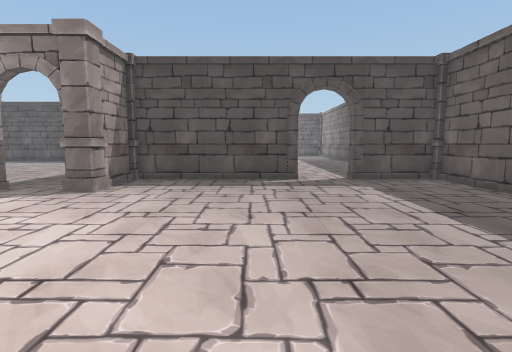
view 1 (above)

19 first-person views from a walk through a 3-D level made in the Unity game engine. The camera is 1.2 m above the floor, tilts 6° down and sees 80° across. Doors are open. The floor is counted in squares, 1 m on a side. Each view is taken from the middle of a square. On the plan, view 1 faces up. The plan holds only what a view shows up to about 13 squares ahead; the rest is blank. The place goes on beyond the plan. The player is left out. Some animated figures are left out.

view 2
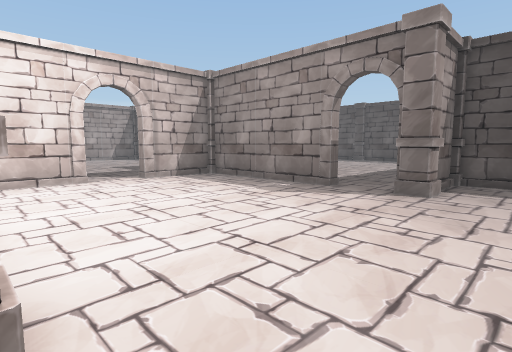

view 3
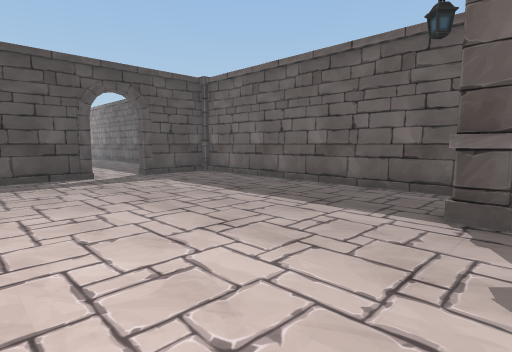

view 4
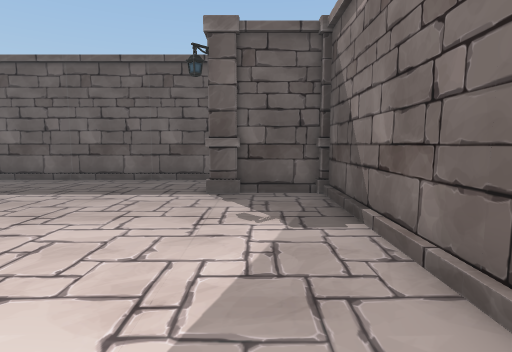

view 5
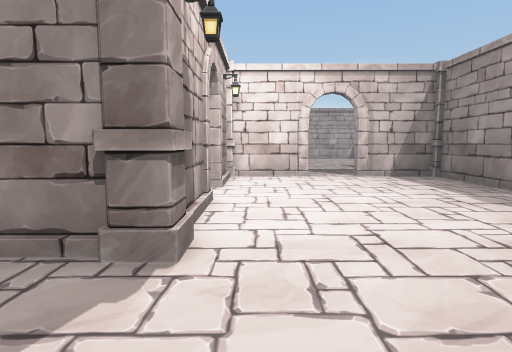

view 6
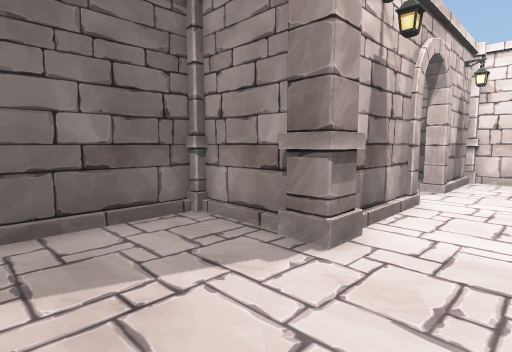

view 7
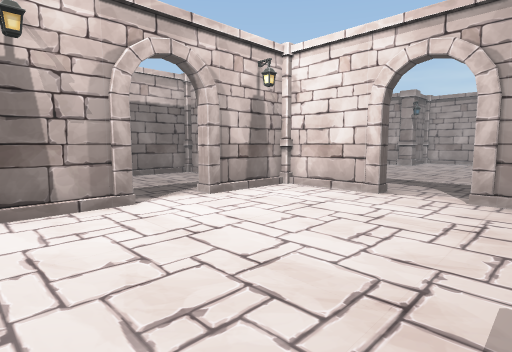

view 8
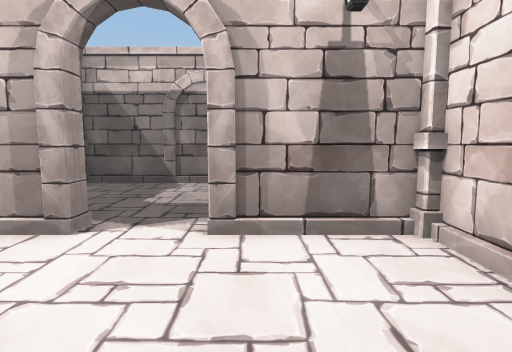

view 9
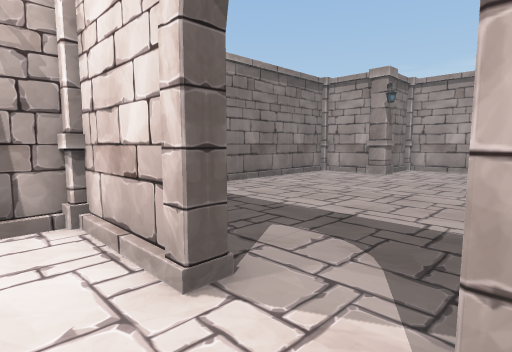

view 10
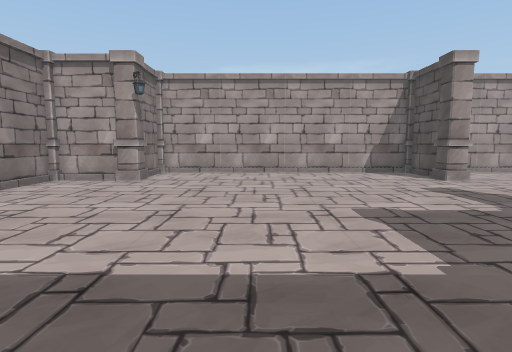

view 11
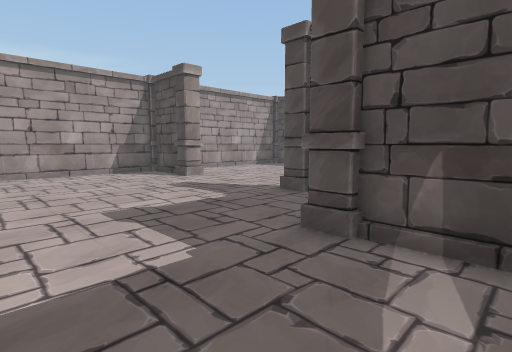

view 12
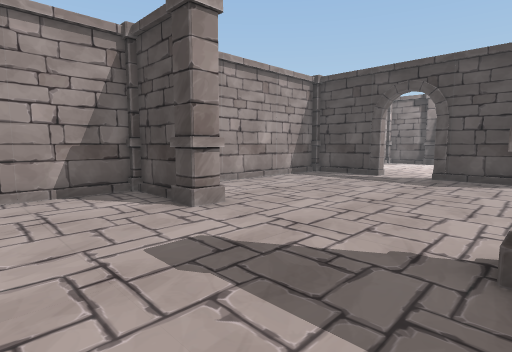

view 13
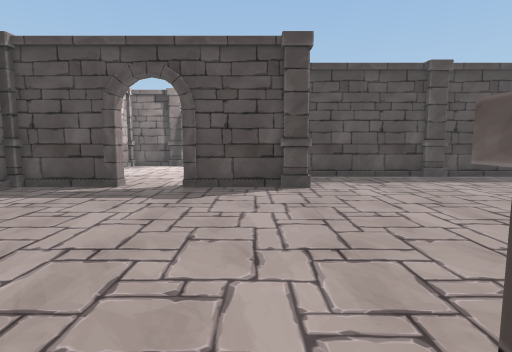

view 14
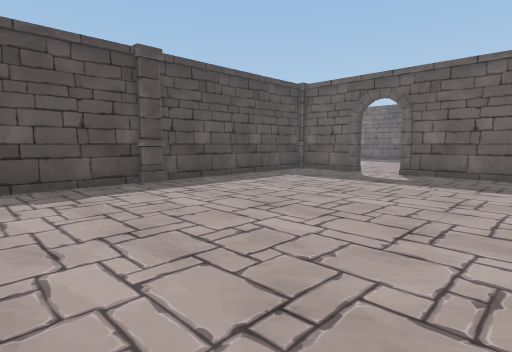

view 15
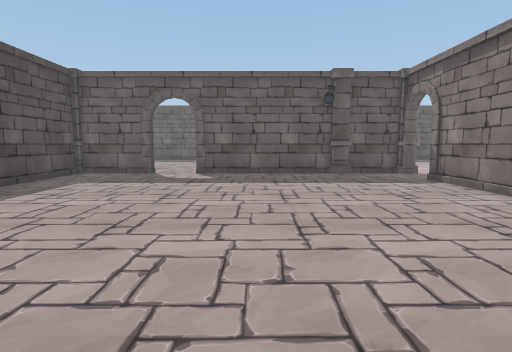

view 16
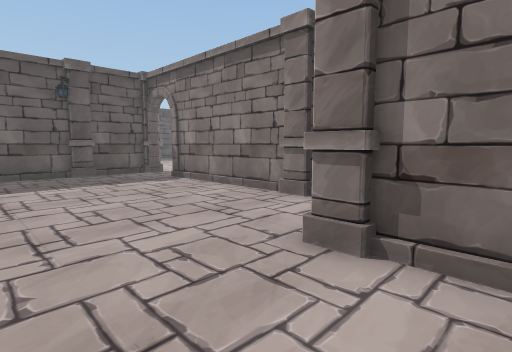

view 17
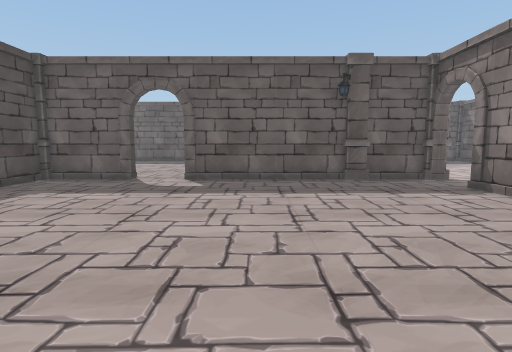

view 18
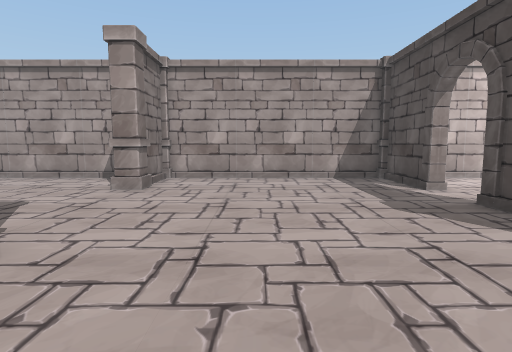

view 19
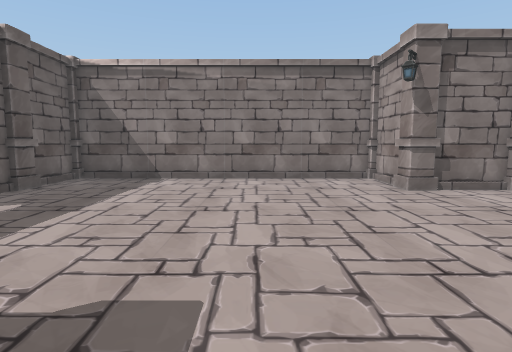

### Floor plan
Points are (right, up) in squares from view 1. A wall is a line through its corners. A room is listed if a view was taken in it or the views show most of it. See-through windows are left out.
Room 1 (views 1, 2, 3, 4, 5, 6, 7, 8, 9)
walls: (-4.3, -0.6) (-4.3, -2.2); (-6.7, 7.8) (-11.5, 7.8); (-4.3, 10.4) (-4.3, 8.6); (-7.5, -0.1) (-5, -0.1); (-3.5, -2.8) (3.6, -2.8) (3.6, -0.5); (1.5, 10.5) (-3.5, 10.5); (6.3, 0.6) (6.3, 10.4); (5.5, 10.5) (3.3, 10.5); (-12.4, 2.9) (-12.4, -0.1) (-9.4, -0.1); (-12.4, 7.2) (-12.4, 4.8)
ways out: opening at (-13, 3.5) to room 2; opening at (-6, 8) to room 2; opening at (-9, 0); opening at (2.5, 10.5); opening at (6, 1); open door at (-7.5, 0.5)
objects: pillar (-4, 0); pillar (-4, 8); pillar (4, 0)
Room 2 (views 10, 11, 12, 13, 14, 15, 16, 17, 18, 19)
walls: (-16.8, 10.7) (-15.5, 10.7); (-13, 8) (-6.7, 8) (-6.7, 7.8); (-13.2, 7.8) (-14.5, 7.8); (-12.4, 4.8) (-12.8, 4.8); (-18.5, 18.6) (-21.1, 18.6); (-24.4, 10.5) (-25.5, 10.5); (-12.8, 2.9) (-12.4, 2.9); (-25.5, 10.7) (-24.4, 10.7); (-25.9, 10.4) (-25.9, -0.1) (-23.6, -0.1); (-22.9, 18.6) (-25.9, 18.6) (-25.9, 11.5); (-13.5, 21.3) (-17.1, 21.3); (-4.5, 11.8) (-4.5, 16.5); (-4.8, 7.6) (-4.8, 8.2); (-4.5, 8.8) (-4.5, 10.2); (-23.2, -0.5) (-23.2, -2.8) (-12.6, -2.8) (-12.6, -0.8); (-4.5, 18.3) (-4.5, 20.2); (-4.6, 21.3) (-11.6, 21.3)
ways out: opening at (-13, 3.5) to room 1; opening at (-6, 8) to room 1; opening at (-22, 19); opening at (-5, 17.5)
objects: pillar (-26, 11); pillar (-24, 10) to (-23, 11); pillar (-23, 0); pillar (-18, 10) to (-18, 11); pillar (-18, 19); pillar (-15, 8); pillar (-15, 11); pillar (-13, 0); pillar (-13, 21) to (-12, 21); pillar (-12, 8); pillar (-5, 10) to (-4, 11)

Where each view was taken, in squares from view 1:
view 1: 0 up, 0 right, facing up
view 2: 0 up, 2 left, facing up-left
view 3: 1 down, 2 left, facing up-right
view 4: 1 down, 4 left, facing right
view 5: 1 up, 1 left, facing left
view 6: 2 up, 1 left, facing down-left
view 7: 6 up, 5 left, facing down-left
view 8: 4 up, 10 left, facing down
view 9: 5 up, 11 left, facing down-left
view 10: 4 up, 13 left, facing left
view 11: 4 up, 13 left, facing up-left
view 12: 7 up, 18 left, facing up-left
view 13: 10 up, 19 left, facing up
view 14: 12 up, 17 left, facing up-right
view 15: 14 up, 17 left, facing right
view 16: 14 up, 17 left, facing down-right
view 17: 14 up, 15 left, facing right
view 18: 14 up, 15 left, facing left
view 19: 8 up, 19 left, facing down
